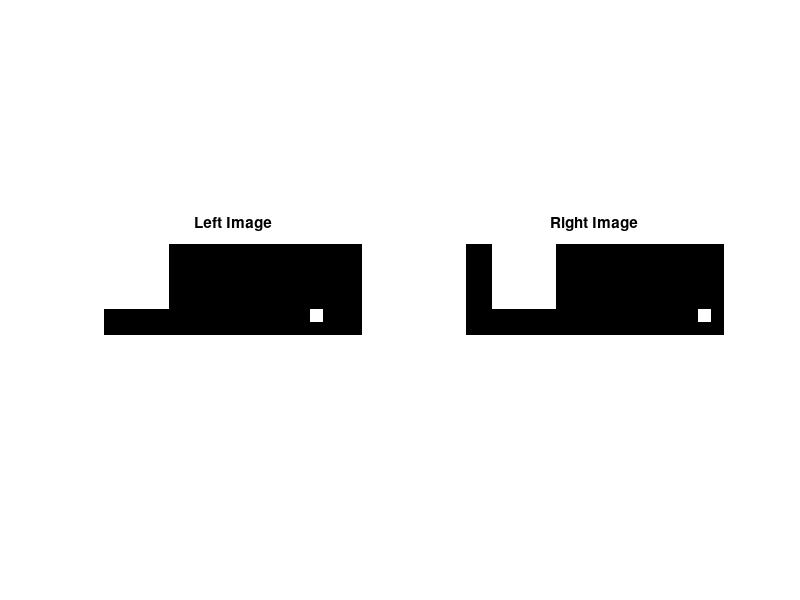

Write the MATLAB code that produced this figure.
clear all
close all
%% Disparity test block generation
% Generate blank images
left = zeros(7,20);
right = zeros(7,20);
% Add a large block to the top left corner of each image (w/ offset)
left(1:5,1:5)= 255;
right(1:5,3:7)= 255;
% Add a light pixel to the bottom right corner of each image
left(6,17) = 127;
right(6,19) = 127;
% plot both images for reference
figure
subplot(1,2,1), imshow(left), title('Left Image')
subplot(1,2,2), imshow(right), title('Right Image')
% convert to format that can be read by test bench
left = dec2base(left',2,8)
right = dec2base(right',2,8)